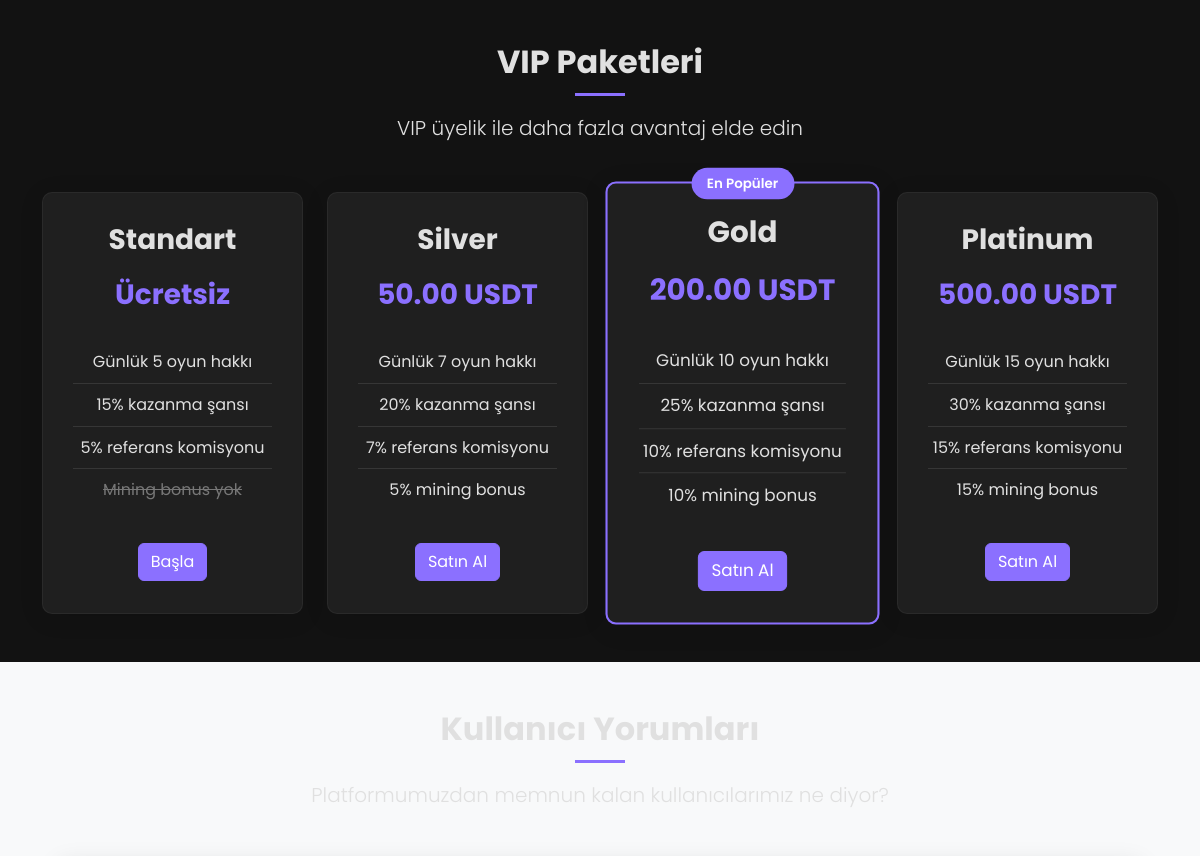
Before: / (middle part) with the older database file.
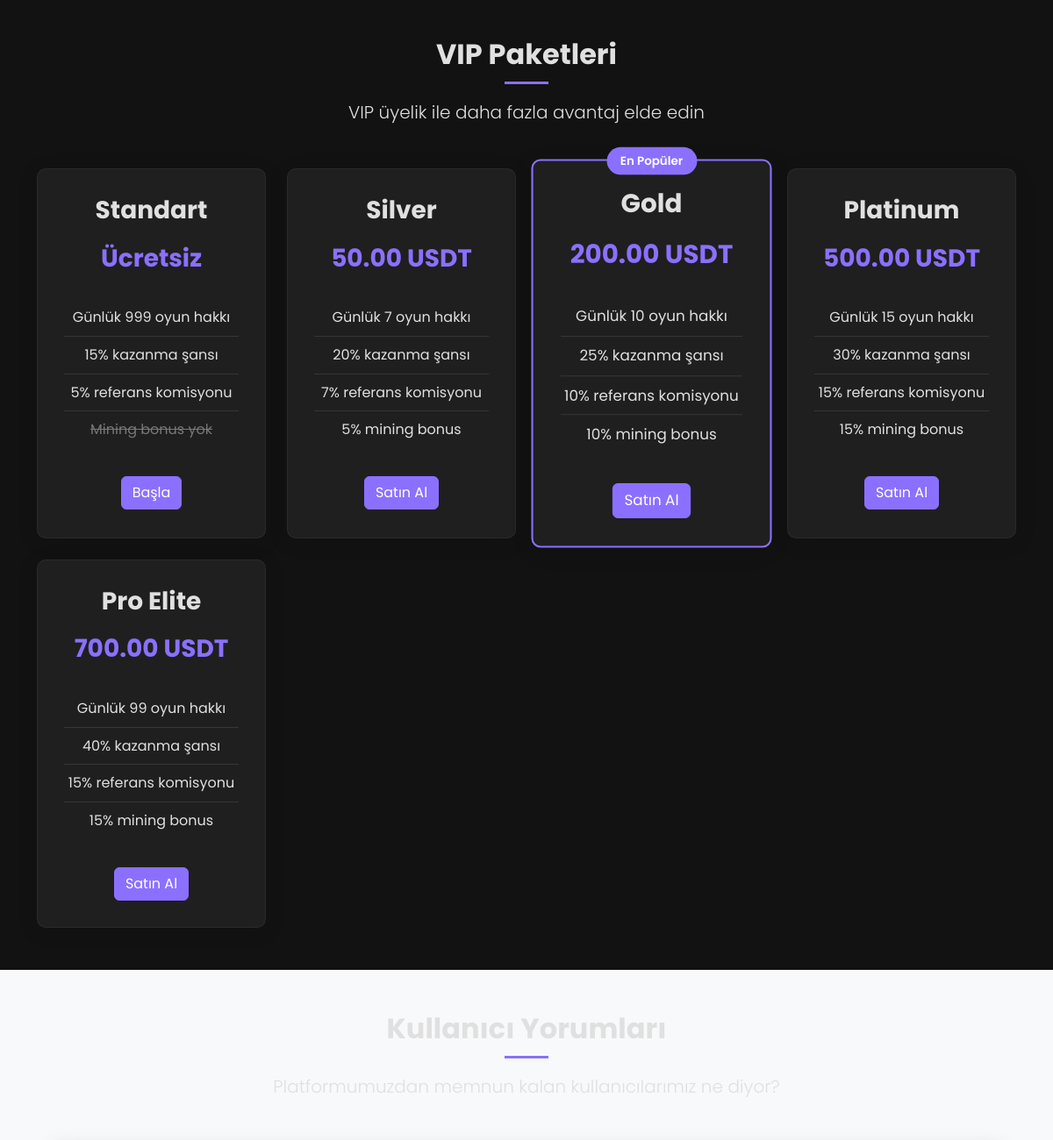
After: the same page with the newer database file.
### tables this page shows
CREATE TABLE `vip_packages` (
  `id` int(11) NOT NULL,
  `name` varchar(100) NOT NULL,
  `price` decimal(20,6) NOT NULL,
  `daily_game_limit` int(11) DEFAULT 5,
  `game_max_win_chance` decimal(5,4) DEFAULT 0.1500,
  `referral_rate` decimal(5,4) DEFAULT 0.0500,
  `mining_bonus_rate` decimal(5,4) DEFAULT 0.0000,
  `description` text DEFAULT NULL,
  `created_at` timestamp NOT NULL DEFAULT current_timestamp(),
  `is_active` tinyint(1) DEFAULT 1
);

### includes/functions.php (called while the page is built, shortened)
<?php
function getVIPPackages() {
    global $db;
    $conn = $db->getConnection();
    $packages = [];
    $result = $conn->query("SELECT * FROM vip_packages WHERE is_active = 1 ORDER BY price ASC");
    if ($result && $result->num_rows > 0) {
        while ($row = $result->fetch_assoc()) {
            $packages[] = $row;
        }
    }
    return $packages;
}

### index.php (the view, shortened to what this page needs)
<?php
require_once 'includes/config.php';
require_once 'includes/functions.php';
include 'includes/header.php';
?>
<section class="vip-packages-section py-5">
    <div class="container">
        <div class="section-title text-center mb-5">
            <h2>VIP Paketleri</h2>
            <p class="lead">VIP üyelik ile daha fazla avantaj elde edin</p>
        </div>
        <div class="row g-4">
            <?php
            $vip_packages = getVIPPackages();
            foreach($vip_packages as $package):
            ?>
            <div class="col-md-3">
                <div class="pricing-card <?= $package['id'] == 3 ? 'popular' : '' ?>">
                    <?php if($package['id'] == 3): ?>
                    <div class="popular-badge">En Popüler</div>
                    <?php endif; ?>
                    <h3><?= $package['name'] ?></h3>
                    <div class="price">
                        <?= $package['price'] == 0 ? 'Ücretsiz' : number_format($package['price'], 2) . ' USDT' ?>
                    </div>
                    <ul class="features-list">
                        <li>Günlük <?= $package['daily_game_limit'] ?> oyun hakkı</li>
                        <li><?= ($package['game_max_win_chance'] * 100) ?>% kazanma şansı</li>
                        <li><?= ($package['referral_rate'] * 100) ?>% referans komisyonu</li>
                        <?php if($package['mining_bonus_rate'] > 0): ?>
                        <li><?= ($package['mining_bonus_rate'] * 100) ?>% mining bonus</li>
                        <?php else: ?>
                        <li class="disabled">Mining bonus yok</li>
                        <?php endif; ?>
                    </ul>
                    <a href="<?= isset($_SESSION['user_id']) ? 'vip-packages.php' : 'register.php' ?>" class="btn btn-primary">
                        <?= $package['price'] == 0 ? 'Başla' : 'Satın Al' ?>
                    </a>
                </div>
            </div>
            <?php endforeach; ?>
        </div>
    </div>
</section>
<section class="testimonials-section py-5 bg-light">
    <div class="container">
        <div class="section-title text-center mb-5">
            <h2>Kullanıcı Yorumları</h2>
            <p class="lead">Platformumuzdan memnun kalan kullanıcılarımız ne diyor?</p>
        </div>
    </div>
</section>
<?php include 'includes/footer.php'; ?>

### includes/header.php (shortened to what this page needs)
<!DOCTYPE html>
<html lang="tr">
<head>
    <link href="https://cdn.jsdelivr.net/npm/bootstrap@5.2.3/dist/css/bootstrap.min.css" rel="stylesheet">
    <link rel="stylesheet" href="https://cdnjs.cloudflare.com/ajax/libs/font-awesome/6.2.1/css/all.min.css">
    <link rel="stylesheet" href="assets/css/custom.css">
</head>
<body>

### includes/footer.php (shortened to what this page needs)
</body>
</html>

### assets/css/custom.css (style rules this page uses)
:root { --primary-color: #8b70ff; --secondary-color: #2ecc71; --danger-color: #ff6b6b; --warning-color: #ffa534; --info-color: #3498db; --ultra-dark-bg: #121212; --dark-bg: #1a1a1a; --darker-bg: #0d0d0d; --card-bg: #1f1f1f; --light-bg: #2c2c2c; --text-color: #e0e0e0; --light-text: #b0b0b0; --muted-text: #777777; }
body { background-color: var(--ultra-dark-bg); color: var(--text-color); font-family: 'Poppins', sans-serif; line-height: 1.6; animation: fadeIn 0.6s ease-out; }
a { color: var(--primary-color); text-decoration: none; transition: all 0.3s ease; }
.btn-primary { background-color: var(--primary-color); border-color: var(--primary-color); position: relative; overflow: hidden; }
.btn-primary::before { content: ''; position: absolute; top: 0; left: -100%; width: 100%; height: 100%; background: linear-gradient(120deg, transparent, rgba(255,255,255,0.3), transparent); transition: all 0.6s; }
.section-title { margin-bottom: 3rem; }
.section-title h2 { font-weight: 700; margin-bottom: 1rem; position: relative; padding-bottom: 15px; }
.section-title h2:after { content: ''; position: absolute; width: 50px; height: 3px; background: var(--primary-color); bottom: 0; left: 50%; transform: translateX(-50%); }
.pricing-card { background-color: var(--card-bg); border-radius: 10px; padding: 30px; text-align: center; position: relative; height: 100%; box-shadow: 0 4px 24px 0 rgba(0, 0, 0, 0.1); transition: all 0.3s ease; border: 1px solid rgba(255, 255, 255, 0.05); }
.pricing-card.popular { border: 2px solid var(--primary-color); transform: scale(1.05); }
.popular-badge { position: absolute; top: -15px; left: 50%; transform: translateX(-50%); background-color: var(--primary-color); color: white; padding: 5px 15px; border-radius: 20px; font-weight: 600; font-size: 0.8rem; }
.pricing-card h3 { font-weight: 700; margin-bottom: 1rem; }
.price { font-size: 1.75rem; font-weight: 700; margin-bottom: 1.5rem; color: var(--primary-color); }
.features-list { list-style: none; padding: 0; margin-bottom: 2rem; }
.features-list li { padding: 8px 0; border-bottom: 1px solid rgba(255, 255, 255, 0.1); }
.features-list li:last-child { border-bottom: none; }
.features-list li.disabled { color: var(--muted-text); text-decoration: line-through; }
.testimonials-section { background-color: var(--card-bg); }

Changed rows visible on the page:
changed vip_packages "Standart": daily_game_limit "5" → "999"
added vip_packages: name "Pro Elite", price "700.00", daily_game_limit "99", $package['game_max_win_chance']*100 "40", $package['referral_rate']*100 "15", $package['mining_bonus_rate']*100 "15", shows "Satın Al"
